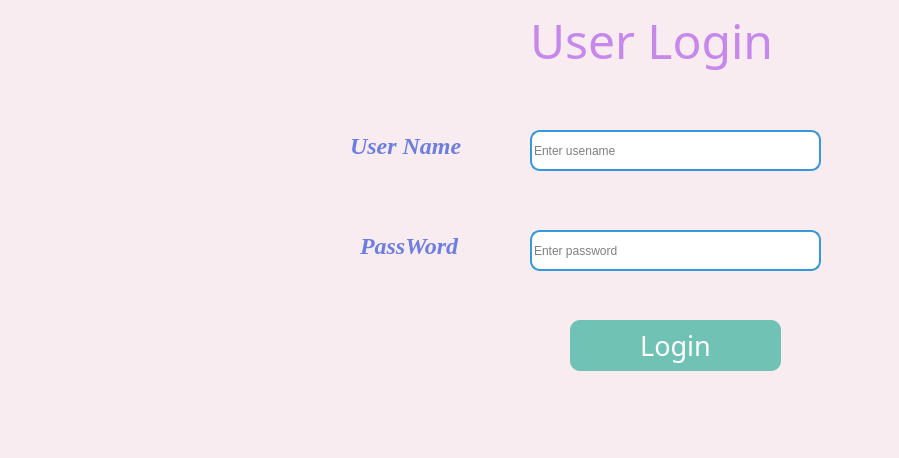
<?xml version="1.0" encoding="UTF-8"?>
<ui version="4.0">
 <class>LoginWindow</class>
 <widget class="QMainWindow" name="LoginWindow">
  <property name="geometry">
   <rect>
    <x>0</x>
    <y>0</y>
    <width>899</width>
    <height>458</height>
   </rect>
  </property>
  <property name="contextMenuPolicy">
   <enum>Qt::DefaultContextMenu</enum>
  </property>
  <property name="windowTitle">
   <string>LoginWindow</string>
  </property>
  <property name="styleSheet">
   <string notr="true">background-color:rgb(248, 236, 240)</string>
  </property>
  <widget class="QWidget" name="centralwidget">
   <widget class="QLabel" name="label">
    <property name="geometry">
     <rect>
      <x>530</x>
      <y>-20</y>
      <width>371</width>
      <height>121</height>
     </rect>
    </property>
    <property name="font">
     <font>
      <family>UTM Akashi</family>
      <pointsize>36</pointsize>
      <weight>50</weight>
      <bold>false</bold>
     </font>
    </property>
    <property name="styleSheet">
     <string notr="true">color: rgb(198, 136, 235);</string>
    </property>
    <property name="text">
     <string>User Login</string>
    </property>
    <property name="textFormat">
     <enum>Qt::PlainText</enum>
    </property>
   </widget>
   <widget class="QLabel" name="label_2">
    <property name="geometry">
     <rect>
      <x>350</x>
      <y>120</y>
      <width>161</width>
      <height>51</height>
     </rect>
    </property>
    <property name="font">
     <font>
      <family>Times New Roman</family>
      <pointsize>18</pointsize>
      <weight>75</weight>
      <italic>true</italic>
      <bold>true</bold>
     </font>
    </property>
    <property name="styleSheet">
     <string notr="true">color:rgb(108, 126, 225)</string>
    </property>
    <property name="text">
     <string>User Name</string>
    </property>
   </widget>
   <widget class="QLabel" name="label_3">
    <property name="geometry">
     <rect>
      <x>360</x>
      <y>220</y>
      <width>141</width>
      <height>51</height>
     </rect>
    </property>
    <property name="font">
     <font>
      <family>Times New Roman</family>
      <pointsize>18</pointsize>
      <weight>75</weight>
      <italic>true</italic>
      <bold>true</bold>
     </font>
    </property>
    <property name="styleSheet">
     <string notr="true">color:rgb(108, 126, 225)</string>
    </property>
    <property name="text">
     <string>PassWord</string>
    </property>
   </widget>
   <widget class="QWidget" name="widget" native="true">
    <property name="geometry">
     <rect>
      <x>20</x>
      <y>50</y>
      <width>311</width>
      <height>291</height>
     </rect>
    </property>
    <property name="styleSheet">
     <string notr="true">background-image: url(&quot;E:/HK6/DoAN/DoAn/hinhanh/logo.png&quot;);
background-repeat: no-repeat;
background-position: center;
background-size: cover;  /* Ảnh sẽ tự động căn chỉnh để phủ toàn bộ */

</string>
    </property>
   </widget>
   <widget class="QPushButton" name="btn_dangnhap">
    <property name="geometry">
     <rect>
      <x>570</x>
      <y>320</y>
      <width>211</width>
      <height>51</height>
     </rect>
    </property>
    <property name="font">
     <font>
      <family>UTM Akashi</family>
      <pointsize>20</pointsize>
     </font>
    </property>
    <property name="styleSheet">
     <string notr="true">QPushButton {
    background-color: rgb(112, 194, 180); /* Màu nền xanh dương */
    color: white; /* Màu chữ trắng */
    border-radius: 10px; /* Bo góc */
}
QPushButton:hover {
    background-color: rgb(41, 128, 185); /* Màu nền khi rê chuột */
}
QPushButton:pressed {
    background-color: rgb(31, 97, 141); /* Màu nền khi nhấn */
}
</string>
    </property>
    <property name="text">
     <string>Login</string>
    </property>
   </widget>
   <widget class="QLineEdit" name="txt_ten">
    <property name="geometry">
     <rect>
      <x>530</x>
      <y>130</y>
      <width>291</width>
      <height>41</height>
     </rect>
    </property>
    <property name="styleSheet">
     <string notr="true">border-radius: 10px;
        border: 2px solid #3498db;  /* Viền xanh dương */
        background-color: #ffffff</string>
    </property>
    <property name="text">
     <string/>
    </property>
    <property name="placeholderText">
     <string>Enter usename</string>
    </property>
   </widget>
   <widget class="QLineEdit" name="txt_pass">
    <property name="geometry">
     <rect>
      <x>530</x>
      <y>230</y>
      <width>291</width>
      <height>41</height>
     </rect>
    </property>
    <property name="styleSheet">
     <string notr="true">border-radius: 10px;
        border: 2px solid #3498db;  /* Viền xanh dương */
        background-color: #ffffff</string>
    </property>
    <property name="text">
     <string/>
    </property>
    <property name="placeholderText">
     <string>Enter password</string>
    </property>
   </widget>
  </widget>
  <widget class="QMenuBar" name="menubar">
   <property name="geometry">
    <rect>
     <x>0</x>
     <y>0</y>
     <width>899</width>
     <height>26</height>
    </rect>
   </property>
  </widget>
  <widget class="QStatusBar" name="statusbar"/>
 </widget>
 <resources/>
 <connections/>
</ui>
